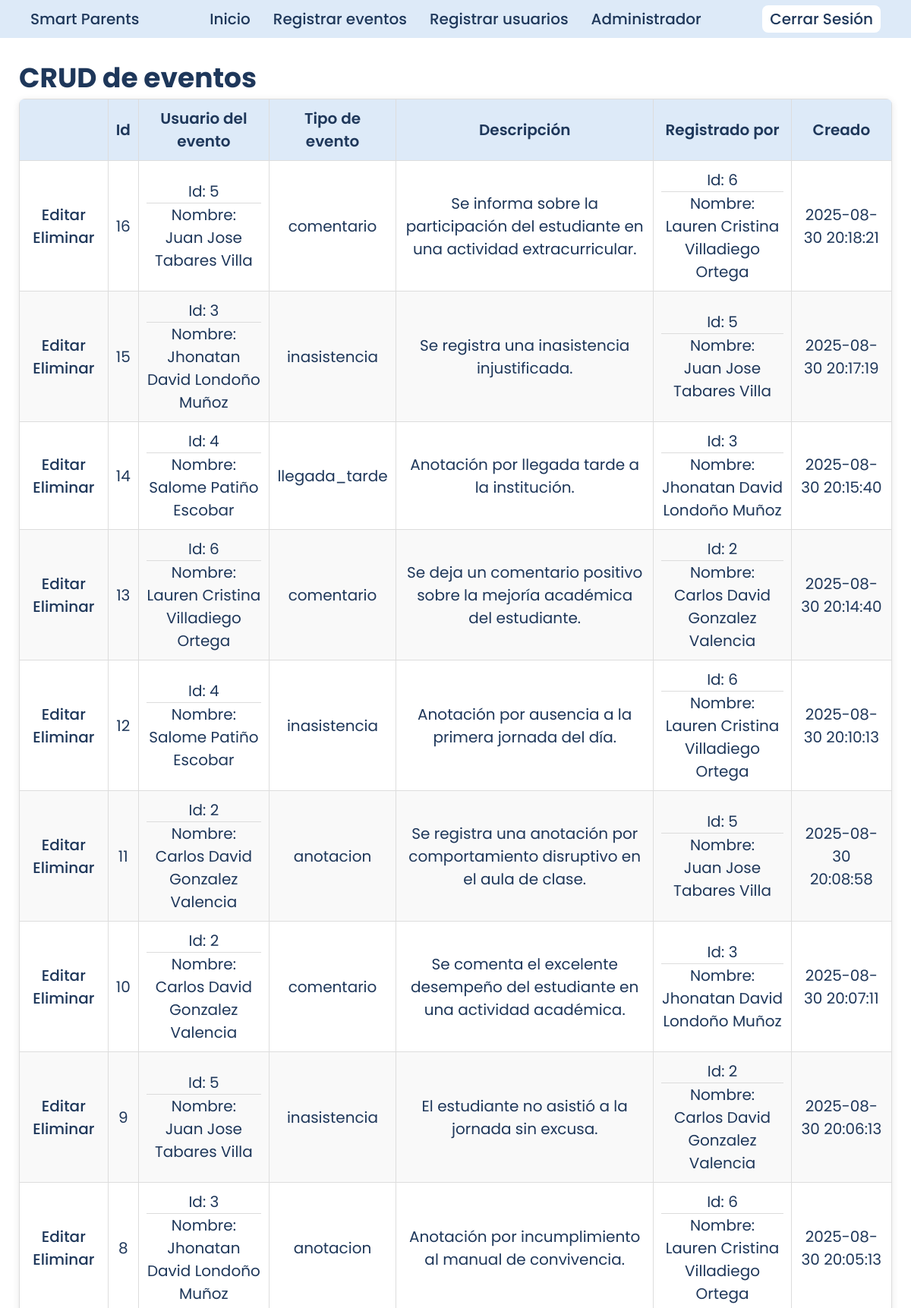
/views/crud/eventos/crud_eventos.php (signed in, upper part), run on the app's committed database.
### tables this page shows
CREATE TABLE eventos (
    id_evento INT AUTO_INCREMENT PRIMARY KEY,
    id_usuario INT NOT NULL,
    tipo_evento ENUM('llegada_tarde', 'anotacion', 'inasistencia', 'comentario') NOT NULL,
    descripcion TEXT NOT NULL,
    registrado_por INT NOT NULL,
    created_at TIMESTAMP DEFAULT CURRENT_TIMESTAMP,
    updated_at TIMESTAMP DEFAULT CURRENT_TIMESTAMP,
    FOREIGN KEY (id_usuario) REFERENCES usuarios(id_usuario),
    FOREIGN KEY (registrado_por) REFERENCES usuarios(id_usuario)
);

CREATE TABLE usuarios (
    id_usuario INT AUTO_INCREMENT PRIMARY KEY,
    rol ENUM('estudiante', 'profesor', 'administrador') NOT NULL,
    identificacion VARCHAR(10) UNIQUE NOT NULL,
    nombre1 VARCHAR(30) NOT NULL,
    nombre2 VARCHAR(30) NULL,
    apellido1 VARCHAR(30) NOT NULL,
    apellido2 VARCHAR(30) NULL,
    email VARCHAR(100) UNIQUE NULL,
    telefono VARCHAR (10) NOT NULL,
    password VARCHAR(255) NOT NULL,
    asignatura ENUM('Administración', 'Matematicas', 'Español', 'Quimica', 'C.Sociales') NULL,
    created_at TIMESTAMP DEFAULT CURRENT_TIMESTAMP,
    updated_at TIMESTAMP DEFAULT CURRENT_TIMESTAMP
);

### actions/eventos/crud_eventos.php (called while the page is built, shortened)
<?php
include $_SERVER['DOCUMENT_ROOT'] . '/smart-parents/config/db_config.php';
$stmt = $conexion->prepare("SELECT e.id_evento, u1.id_usuario AS id_u1, u1.nombre1 AS nombre1_u1, u1.nombre2 AS nombre2_u1, u1.apellido1 AS apellido1_u1, u1.apellido2 AS apellido2_u1, e.tipo_evento, e.descripcion, u2.id_usuario AS registrado_por, u2.nombre1 AS nombre1_u2, u2.nombre2 AS nombre2_u2, u2.apellido1 AS apellido1_u2, u2.apellido2 AS apellido2_u2, e.created_at, e.updated_at FROM eventos AS e INNER JOIN usuarios AS u1 ON e.id_usuario = u1.id_usuario INNER JOIN usuarios AS u2 ON e.registrado_por = u2.id_usuario ORDER BY id_evento DESC");
$stmt->execute();
$resultado = $stmt->get_result();

### views/crud/eventos/crud_eventos.php (the view, shortened to what this page needs)
<!DOCTYPE html>
<html lang="es">
<head>
  <link rel="stylesheet" href="/smart-parents/assets/css/style.css">
</head>
<body>
  <?php include $_SERVER['DOCUMENT_ROOT'] . '/smart-parents/includes/dashboard_header.php'; ?>
  <main>
    <h1>CRUD de eventos</h1>
    <table class="tabla">
      <thead>
        <tr>
          <th></th>
          <th>Id</th>
          <th>Usuario del evento</th>
          <th>Tipo de evento</th>
          <th>Descripción</th>
          <th>Registrado por</th>
          <th>Creado</th>
        </tr>
      </thead>
      <tbody>
        <?php include $_SERVER['DOCUMENT_ROOT'] . '/smart-parents/actions/eventos/crud_eventos.php'; ?>
        <?php while ($row = $resultado->fetch_assoc()) { ?>
          <tr>
            <td>
              <a href="/smart-parents/views/crud/eventos/editar_eventos.php?id=<?= $row['id_evento'] ?>">Editar</a>
              <a href="/smart-parents/views/crud/eventos/borrar_eventos.php?id=<?= $row['id_evento'] ?>">Eliminar</a>
            </td>
            <td>
              <?= $row['id_evento']; ?>
            </td>
            <td>
              Id:
              <?= $row['id_u1']; ?>
              <hr>
              Nombre: <br>
              <?= $row['nombre1_u1'] . " " . $row['nombre2_u1'] . " " . $row['apellido1_u1'] . " " . $row['apellido2_u1']; ?>
            </td>
            <td>
              <?= $row['tipo_evento']; ?>
            </td>
            <td>
              <?= $row['descripcion']; ?>
            </td>
            <td>
              Id:
              <?= $row['registrado_por']; ?>
              <hr>
              Nombre: <br>
              <?= $row['nombre1_u2'] . " " . $row['nombre2_u2'] . " " . $row['apellido1_u2'] . " " . $row['apellido2_u2']; ?>
            </td>
            <td>
              <?= $row['created_at']; ?>
            </td>
          </tr>
        <?php } ?>
      </tbody>
    </table>
  </main>
</body>
</html>

### assets/css/style.css (style rules this page uses)
* { padding: 0px; margin: 0px; box-sizing: border-box; }
main { margin: 25px; }
hr { border: none; height: 1px; background-color: gainsboro; }
:root { --color-bg: #ffffff; --color-header: #ddeaf8; --color-btn-primary: #00abe4; --color-btn-primary-hover: #2373ff; --color-heading: #1e375a; --color-text-base: #61728e; --color-text-btn-hover: #2364d2; --color-icons: #aaccfb; --color-green: #40a02b; --color-red: #d20f39; }
a { text-decoration: none; font-family: "Poppins", sans-serif; font-weight: 500; font-style: normal; color: var(--color-heading); font-size: 20px; transition: color 0.2s ease; }
h1 { font-family: "Poppins", sans-serif; font-weight: 700; font-style: normal; color: var(--color-heading); font-size: 36px; }
.tabla { width: 100%; border-collapse: collapse; font-family: Arial, sans-serif; font-size: 14px; background-color: #fff; border-radius: 8px; overflow: hidden; box-shadow: 0 2px 10px rgba(0, 0, 0, 0.1); }
.tabla th, .tabla td { padding: 10px 10px; text-align: center; border-bottom: 1px solid ddd; border-top: 1px solid #ddd; border-right: 1px solid #ddd; border-left: 1px solid #ddd; font-family: "Poppins", sans-serif; font-weight: 400; font-style: normal; color: var(--color-heading); line-height: 30px; font-size: 20px; }
.tabla th { font-weight: 600; }
.tabla thead { background-color: var(--color-header); color: var(--color-heading); }
.tabla tbody tr { border-bottom: 1px solid #ddd; border-left: 1px solid #ddd; border-right: 1px solid #ddd; }
.tabla tbody tr:nth-child(even) { background-color: #f9f9f9; }

### data on the page
eventos: id_evento "16", id_usuario.id_usuario "5", id_usuario.nombre1 "Juan", id_usuario.nombre2 "Jose", id_usuario.apellido1 "Tabares", id_usuario.apellido2 "Villa", tipo_evento "comentario", descripcion "Se informa sobre la participación del estudiante en una actividad extracurricular.", registrado_por.id_usuario "6", registrado_por.nombre1 "Lauren", registrado_por.nombre2 "Cristina", registrado_por.apellido1 "Villadiego", registrado_por.apellido2 "Ortega", created_at "2025-08-30 20:18:21"
eventos: id_evento "15", id_usuario.id_usuario "3", id_usuario.nombre1 "Jhonatan", id_usuario.nombre2 "David", id_usuario.apellido1 "Londoño", id_usuario.apellido2 "Muñoz", tipo_evento "inasistencia", descripcion "Se registra una inasistencia injustificada.", registrado_por.id_usuario "5", registrado_por.nombre1 "Juan", registrado_por.nombre2 "Jose", registrado_por.apellido1 "Tabares", registrado_por.apellido2 "Villa", created_at "2025-08-30 20:17:19"
eventos: id_evento "14", id_usuario.id_usuario "4", id_usuario.nombre1 "Salome", id_usuario.apellido1 "Patiño", id_usuario.apellido2 "Escobar", tipo_evento "llegada_tarde", descripcion "Anotación por llegada tarde a la institución.", registrado_por.id_usuario "3", registrado_por.nombre1 "Jhonatan", registrado_por.nombre2 "David", registrado_por.apellido1 "Londoño", registrado_por.apellido2 "Muñoz", created_at "2025-08-30 20:15:40"
eventos: id_evento "13", id_usuario.id_usuario "6", id_usuario.nombre1 "Lauren", id_usuario.nombre2 "Cristina", id_usuario.apellido1 "Villadiego", id_usuario.apellido2 "Ortega", tipo_evento "comentario", descripcion "Se deja un comentario positivo sobre la mejoría académica del estudiante.", registrado_por.id_usuario "2", registrado_por.nombre1 "Carlos", registrado_por.nombre2 "David", registrado_por.apellido1 "Gonzalez", registrado_por.apellido2 "Valencia", created_at "2025-08-30 20:14:40"
eventos: id_evento "12", id_usuario.id_usuario "4", id_usuario.nombre1 "Salome", id_usuario.apellido1 "Patiño", id_usuario.apellido2 "Escobar", tipo_evento "inasistencia", descripcion "Anotación por ausencia a la primera jornada del día.", registrado_por.id_usuario "6", registrado_por.nombre1 "Lauren", registrado_por.nombre2 "Cristina", registrado_por.apellido1 "Villadiego", registrado_por.apellido2 "Ortega", created_at "2025-08-30 20:10:13"
eventos: id_evento "11", id_usuario.id_usuario "2", id_usuario.nombre1 "Carlos", id_usuario.nombre2 "David", id_usuario.apellido1 "Gonzalez", id_usuario.apellido2 "Valencia", tipo_evento "anotacion", descripcion "Se registra una anotación por comportamiento disruptivo en el aula de clase.", registrado_por.id_usuario "5", registrado_por.nombre1 "Juan", registrado_por.nombre2 "Jose", registrado_por.apellido1 "Tabares", registrado_por.apellido2 "Villa", created_at "2025-08-30 20:08:58"
eventos: id_evento "10", id_usuario.id_usuario "2", id_usuario.nombre1 "Carlos", id_usuario.nombre2 "David", id_usuario.apellido1 "Gonzalez", id_usuario.apellido2 "Valencia", tipo_evento "comentario", descripcion "Se comenta el excelente desempeño del estudiante en una actividad académica.", registrado_por.id_usuario "3", registrado_por.nombre1 "Jhonatan", registrado_por.nombre2 "David", registrado_por.apellido1 "Londoño", registrado_por.apellido2 "Muñoz", created_at "2025-08-30 20:07:11"
eventos: id_evento "9", id_usuario.id_usuario "5", id_usuario.nombre1 "Juan", id_usuario.nombre2 "Jose", id_usuario.apellido1 "Tabares", id_usuario.apellido2 "Villa", tipo_evento "inasistencia", descripcion "El estudiante no asistió a la jornada sin excusa.", registrado_por.id_usuario "2", registrado_por.nombre1 "Carlos", registrado_por.nombre2 "David", registrado_por.apellido1 "Gonzalez", registrado_por.apellido2 "Valencia", created_at "2025-08-30 20:06:13"
eventos: id_evento "8", id_usuario.id_usuario "3", id_usuario.nombre1 "Jhonatan", id_usuario.nombre2 "David", id_usuario.apellido1 "Londoño", id_usuario.apellido2 "Muñoz", tipo_evento "anotacion", descripcion "Anotación por incumplimiento al manual de convivencia.", registrado_por.id_usuario "6", registrado_por.nombre1 "Lauren", registrado_por.nombre2 "Cristina", registrado_por.apellido1 "Villadiego", registrado_por.apellido2 "Ortega", created_at "2025-08-30 20:05:13"
